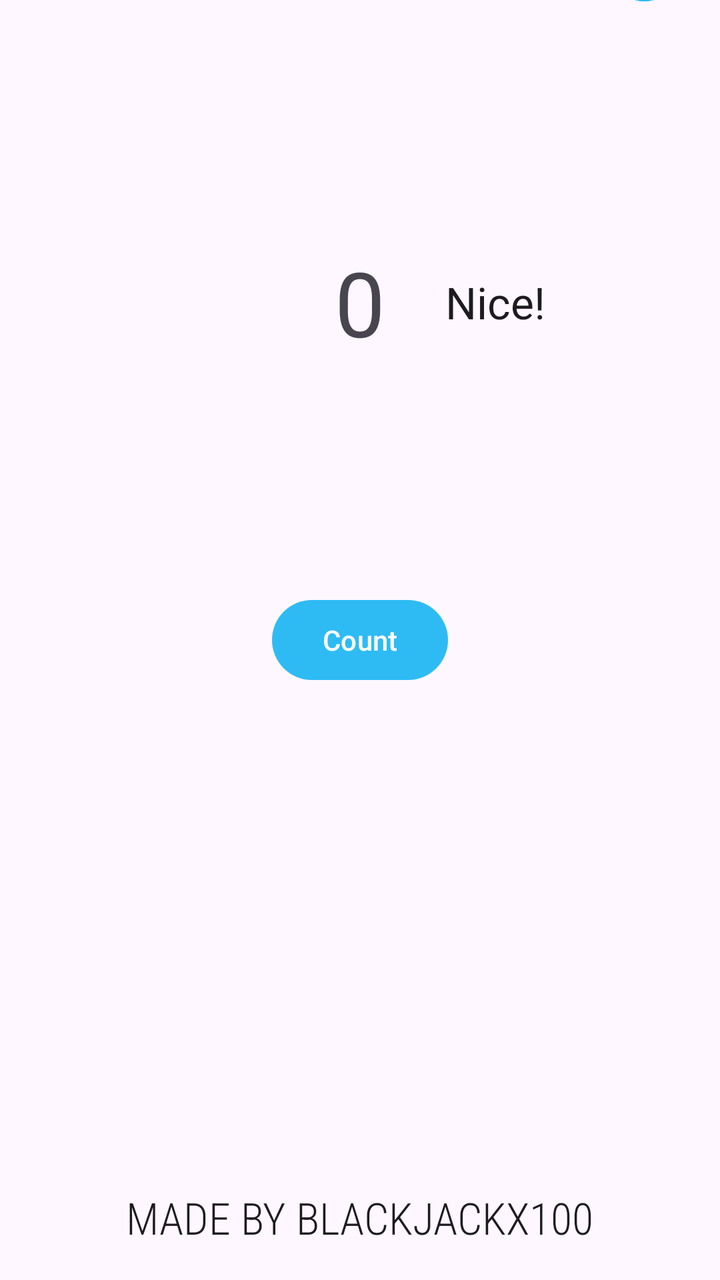
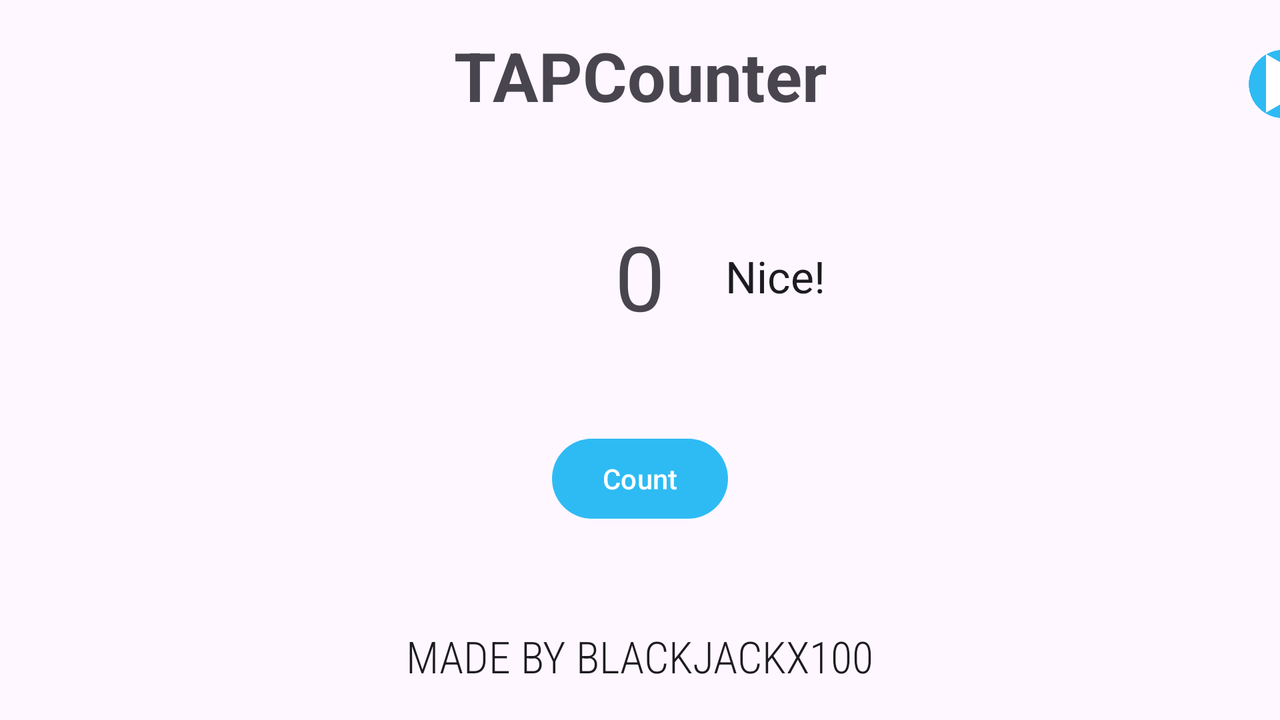

First picture: res/layout/ on a phone held upright. Second picture: the repository's own variant of that layout, on a device whose configuration matches the variant's folder. Source for both follows.
<!-- AndroidManifest.xml: application theme Theme.MidnightMirage -->
<!-- res/layout/activity_main.xml -->
<?xml version="1.0" encoding="utf-8"?>
<androidx.constraintlayout.widget.ConstraintLayout xmlns:android="http://schemas.android.com/apk/res/android"
    xmlns:app="http://schemas.android.com/apk/res-auto"
    xmlns:tools="http://schemas.android.com/tools"
    android:layout_width="match_parent"
    android:layout_height="match_parent"
    tools:context=".MainActivity">

    <Button
        android:id="@+id/bCounter"
        style="@style/Widget.Material3.Button"
        android:layout_width="wrap_content"
        android:layout_height="wrap_content"
        android:text="Count"
        android:visibility="visible"
        app:layout_constraintBottom_toBottomOf="parent"
        app:layout_constraintEnd_toEndOf="parent"
        app:layout_constraintHorizontal_bias="0.5"
        app:layout_constraintStart_toStartOf="parent"
        app:layout_constraintTop_toTopOf="parent"
        app:layout_constraintVertical_bias="0.5" />

    <TextView
        android:id="@+id/tvCounter"
        android:layout_width="wrap_content"
        android:layout_height="wrap_content"
        android:text="0"
        android:textAppearance="@style/TextAppearance.AppCompat.Display2"
        app:layout_constraintBottom_toTopOf="@+id/bCounter"
        app:layout_constraintEnd_toEndOf="@+id/bCounter"
        app:layout_constraintStart_toStartOf="@+id/bCounter"
        app:layout_constraintTop_toBottomOf="@+id/tvTitle" />

    <TextView
        android:id="@+id/tvDevName"
        android:layout_width="wrap_content"
        android:layout_height="wrap_content"
        android:layout_marginTop="250dp"
        android:fontFamily="sans-serif-condensed-light"
        android:text="Made by BlackJackX100"
        android:textAllCaps="true"
        android:textAppearance="@style/TextAppearance.AppCompat.Large"
        app:layout_constraintEnd_toEndOf="@+id/bCounter"
        app:layout_constraintStart_toStartOf="@+id/bCounter"
        app:layout_constraintTop_toBottomOf="@+id/bCounter" />

    <TextView
        android:id="@+id/tvTitle"
        android:layout_width="wrap_content"
        android:layout_height="wrap_content"
        android:layout_marginBottom="290dp"
        android:text="TAPCounter"
        android:textAllCaps="false"
        android:textAppearance="@style/TextAppearance.AppCompat.Display1"
        android:textStyle="bold"
        app:layout_constraintBottom_toTopOf="@+id/bCounter"
        app:layout_constraintEnd_toEndOf="@+id/bCounter"
        app:layout_constraintStart_toStartOf="@+id/bCounter" />

    <ImageButton
        android:id="@+id/bNextPage"
        style="@android:style/Widget.DeviceDefault.ImageButton"
        android:layout_width="56dp"
        android:layout_height="54dp"
        android:layout_marginEnd="10dp"
        android:adjustViewBounds="false"
        android:backgroundTint="#00FFFFFF"
        android:cropToPadding="false"
        android:scaleType="centerCrop"
        android:visibility="visible"
        app:layout_constraintBottom_toBottomOf="@+id/tvTitle"
        app:layout_constraintEnd_toEndOf="parent"
        app:layout_constraintTop_toTopOf="@+id/tvTitle"
        app:srcCompat="@drawable/button" />

    <TextView
        android:id="@+id/tvFunny"
        android:layout_width="wrap_content"
        android:layout_height="wrap_content"
        android:layout_marginStart="30dp"
        android:textAppearance="@style/TextAppearance.AppCompat.Large"
        app:layout_constraintBottom_toBottomOf="@+id/tvCounter"
        app:layout_constraintStart_toEndOf="@+id/tvCounter"
        app:layout_constraintTop_toTopOf="@+id/tvCounter"
        tools:text="Nice!" />
</androidx.constraintlayout.widget.ConstraintLayout>
<!-- resources referenced by this layout -->
<resources>
  <!-- drawable button: png bitmap (drawable, 3822 bytes) -->
  <style name="Theme.MidnightMirage" parent="Base.Theme.MidnightMirage" />
  <style name="Base.Theme.MidnightMirage" parent="Theme.Material3.DayNight.NoActionBar">
          
          <item name="colorPrimary">@color/coolBlue</item>
      </style>
  <color name="coolBlue">#2EBBF4</color>
</resources>
<!-- res/layout-land/activity_main.xml (the repository's variant of the layout above) -->
<!-- drawn on the phone turned sideways -->
<?xml version="1.0" encoding="utf-8"?>
<androidx.constraintlayout.widget.ConstraintLayout xmlns:android="http://schemas.android.com/apk/res/android"
    xmlns:app="http://schemas.android.com/apk/res-auto"
    xmlns:tools="http://schemas.android.com/tools"
    android:layout_width="match_parent"
    android:layout_height="match_parent"
    tools:context=".MainActivity">

    <Button
        android:id="@+id/bCounter"
        style="@style/Widget.Material3.Button"
        android:layout_width="wrap_content"
        android:layout_height="wrap_content"
        android:text="Count"
        android:visibility="visible"
        app:layout_constraintBottom_toBottomOf="parent"
        app:layout_constraintEnd_toEndOf="parent"
        app:layout_constraintHorizontal_bias="0.5"
        app:layout_constraintStart_toStartOf="parent"
        app:layout_constraintTop_toTopOf="parent"
        app:layout_constraintVertical_bias="0.69" />

    <TextView
        android:id="@+id/tvCounter"
        android:layout_width="wrap_content"
        android:layout_height="wrap_content"
        android:text="0"
        android:textAppearance="@style/TextAppearance.AppCompat.Display2"
        app:layout_constraintBottom_toTopOf="@+id/bCounter"
        app:layout_constraintEnd_toEndOf="@+id/bCounter"
        app:layout_constraintStart_toStartOf="@+id/bCounter"
        app:layout_constraintTop_toBottomOf="@+id/tvTitle" />

    <TextView
        android:id="@+id/tvDevName"
        android:layout_width="wrap_content"
        android:layout_height="wrap_content"
        android:layout_marginTop="50dp"
        android:fontFamily="sans-serif-condensed-light"
        android:text="Made by BlackJackX100"
        android:textAllCaps="true"
        android:textAppearance="@style/TextAppearance.AppCompat.Large"
        app:layout_constraintEnd_toEndOf="@+id/bCounter"
        app:layout_constraintStart_toStartOf="@+id/bCounter"
        app:layout_constraintTop_toBottomOf="@+id/bCounter" />

    <TextView
        android:id="@+id/tvTitle"
        android:layout_width="wrap_content"
        android:layout_height="wrap_content"
        android:layout_marginBottom="155dp"
        android:text="TAPCounter"
        android:textAllCaps="false"
        android:textAppearance="@style/TextAppearance.AppCompat.Display1"
        android:textStyle="bold"
        app:layout_constraintBottom_toTopOf="@+id/bCounter"
        app:layout_constraintEnd_toEndOf="@+id/bCounter"
        app:layout_constraintStart_toStartOf="@+id/bCounter" />

    <ImageButton
        android:id="@+id/bNextPage"
        style="@android:style/Widget.DeviceDefault.ImageButton"
        android:layout_width="56dp"
        android:layout_height="54dp"
        android:layout_marginStart="200dp"
        android:adjustViewBounds="false"
        android:backgroundTint="#00FFFFFF"
        android:cropToPadding="false"
        android:scaleType="centerCrop"
        android:visibility="visible"
        app:layout_constraintBottom_toBottomOf="@+id/tvTitle"
        app:layout_constraintStart_toEndOf="@+id/tvTitle"
        app:layout_constraintTop_toTopOf="@+id/tvTitle"
        app:layout_constraintVertical_bias="0.0"
        app:srcCompat="@drawable/button" />

    <TextView
        android:id="@+id/tvFunny"
        android:layout_width="wrap_content"
        android:layout_height="wrap_content"
        android:layout_marginStart="30dp"
        android:textAppearance="@style/TextAppearance.AppCompat.Large"
        app:layout_constraintBottom_toBottomOf="@+id/tvCounter"
        app:layout_constraintStart_toEndOf="@+id/tvCounter"
        app:layout_constraintTop_toTopOf="@+id/tvCounter"
        tools:text="Nice!" />
</androidx.constraintlayout.widget.ConstraintLayout>
